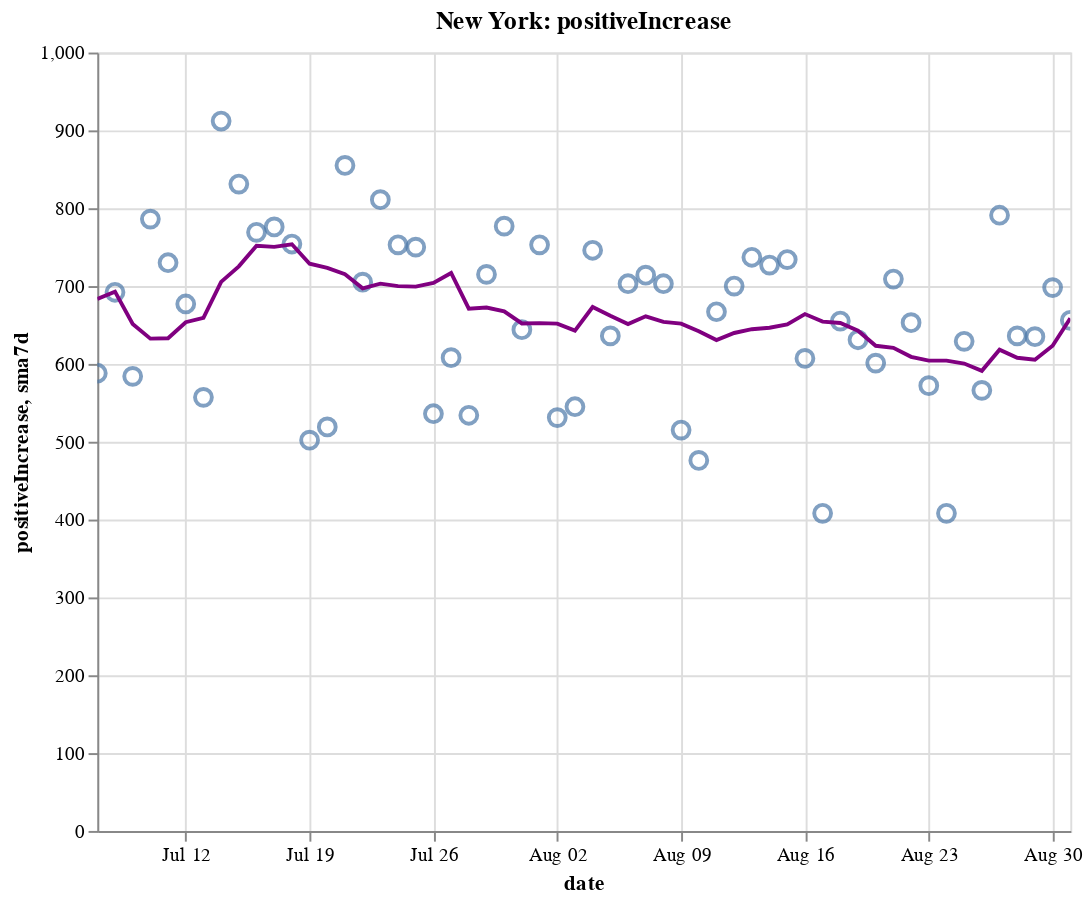

Source (notebook cell):
### Code cell
create_plot(ny, 'positiveIncrease')

### Figure 1 — Vega-Lite specification as saved in the notebook (floating-point values rounded to 4 significant figures)
{"config": {"view": {"continuousWidth": 400, "continuousHeight": 300}}, "layer": [{"layer": [{"mark": {"type": "point", "size": 75}, "encoding": {"tooltip": [{"type": "temporal", "field": "date"}, {"type": "quantitative", "field": "positiveIncrease"}, {"type": "quantitative", "field": "sma7d"}], "x": {"type": "temporal", "field": "date"}, "y": {"type": "quantitative", "field": "positiveIncrease"}}, "selection": {"selector008": {"type": "interval", "bind": "scales", "encodings": ["x", "y"]}}}, {"mark": {"type": "line", "color": "purple"}, "encoding": {"x": {"type": "temporal", "field": "date"}, "y": {"type": "quantitative", "field": "sma7d"}}}]}, {"mark": {"type": "rule", "color": "#aaa"}, "encoding": {"x": {"type": "temporal", "field": "date"}}, "transform": [{"filter": {"selection": "selector007"}}]}, {"mark": "circle", "encoding": {"opacity": {"condition": {"value": 1, "selection": "selector007"}, "value": 0}, "tooltip": [{"type": "temporal", "field": "date"}, {"type": "quantitative", "field": "positiveIncrease"}, {"type": "quantitative", "field": "sma7d"}], "x": {"type": "temporal", "field": "date"}, "y": {"type": "quantitative", "field": "positiveIncrease"}}, "selection": {"selector007": {"type": "single", "encodings": ["x"], "on": "mouseover", "nearest": true, "empty": "none"}}}, {"mark": {"type": "text", "align": "left", "dx": 5, "dy": -5, "stroke": "white", "strokeWidth": 2}, "encoding": {"text": {"type": "quantitative", "field": "positiveIncrease"}, "tooltip": [{"type": "temporal", "field": "date"}, {"type": "quantitative", "field": "positiveIncrease"}, {"type": "quantitative", "field": "sma7d"}], "x": {"type": "temporal", "field": "date"}, "y": {"type": "quantitative", "field": "positiveIncrease"}}, "transform": [{"filter": {"selection": "selector007"}}]}, {"mark": {"type": "text", "align": "left", "dx": 5, "dy": -5}, "encoding": {"text": {"type": "quantitative", "field": "positiveIncrease"}, "tooltip": [{"type": "temporal", "field": "date"}, {"type": "quantitative", "field": "positiveIncrease"}, {"type": "quantitative", "field": "sma7d"}], "x": {"type": "temporal", "field": "date"}, "y": {"type": "quantitative", "field": "positiveIncrease"}}, "transform": [{"filter": {"selection": "selector007"}}]}], "data": {"name": "data-f93bae4b70afdd171ceb49e4bf1cc67d"}, "height": 400, "title": "New York: positiveIncrease", "width": 500, "$schema": "https://vega.github.io/schema/vega-lite/v4.8.1.json", "datasets": {"data-f93bae4b70afdd171ceb49e4bf1cc67d": [{"date": "2020-07-07T00:00:00", "totalTestResultsIncrease": 56740.0, "positiveIncrease": 588.0, "death": 24920.0, "deathIncrease": 11.0, "positiveRate": 0.01, "state": "New York", "sma7d": 683.3}, {"date": "2020-07-08T00:00:00", "totalTestResultsIncrease": 57580.0, "positiveIncrease": 692.0, "death": 24940.0, "deathIncrease": 20.0, "positiveRate": 0.012, "state": "New York", "sma7d": 692.9}, {"date": "2020-07-09T00:00:00", "totalTestResultsIncrease": 65560.0, "positiveIncrease": 584.0, "death": 24960.0, "deathIncrease": 15.0, "positiveRate": 0.009, "state": "New York", "sma7d": 651.3}, {"date": "2020-07-10T00:00:00", "totalTestResultsIncrease": 73560.0, "positiveIncrease": 786.0, "death": 24970.0, "deathIncrease": 9.0, "positiveRate": 0.011, "state": "New York", "sma7d": 632.4}, {"date": "2020-07-11T00:00:00", "totalTestResultsIncrease": 69200.0, "positiveIncrease": 730.0, "death": 24970.0, "deathIncrease": 6.0, "positiveRate": 0.011, "state": "New York", "sma7d": 633.0}, {"date": "2020-07-12T00:00:00", "totalTestResultsIncrease": 62420.0, "positiveIncrease": 677.0, "death": 24980.0, "deathIncrease": 5.0, "positiveRate": 0.011, "state": "New York", "sma7d": 653.6}, {"date": "2020-07-13T00:00:00", "totalTestResultsIncrease": 51690.0, "positiveIncrease": 557.0, "death": 24990.0, "deathIncrease": 10.0, "positiveRate": 0.011, "state": "New York", "sma7d": 659.1}, {"date": "2020-07-14T00:00:00", "totalTestResultsIncrease": 60040.0, "positiveIncrease": 912.0, "death": 24990.0, "deathIncrease": 5.0, "positiveRate": 0.015, "state": "New York", "sma7d": 705.4}, {"date": "2020-07-15T00:00:00", "totalTestResultsIncrease": 63600.0, "positiveIncrease": 831.0, "death": 25000.0, "deathIncrease": 9.0, "positiveRate": 0.013, "state": "New York", "sma7d": 725.3}, {"date": "2020-07-16T00:00:00", "totalTestResultsIncrease": 72680.0, "positiveIncrease": 769.0, "death": 25010.0, "deathIncrease": 11.0, "positiveRate": 0.011, "state": "New York", "sma7d": 751.7}, {"date": "2020-07-17T00:00:00", "totalTestResultsIncrease": 78240.0, "positiveIncrease": 776.0, "death": 25020.0, "deathIncrease": 10.0, "positiveRate": 0.01, "state": "New York", "sma7d": 750.3}, {"date": "2020-07-18T00:00:00", "totalTestResultsIncrease": 69820.0, "positiveIncrease": 754.0, "death": 25040.0, "deathIncrease": 11.0, "positiveRate": 0.011, "state": "New York", "sma7d": 753.7}, {"date": "2020-07-19T00:00:00", "totalTestResultsIncrease": 46200.0, "positiveIncrease": 502.0, "death": 25050.0, "deathIncrease": 13.0, "positiveRate": 0.011, "state": "New York", "sma7d": 728.7}, {"date": "2020-07-20T00:00:00", "totalTestResultsIncrease": 49340.0, "positiveIncrease": 519.0, "death": 25060.0, "deathIncrease": 8.0, "positiveRate": 0.011, "state": "New York", "sma7d": 723.3}, {"date": "2020-07-21T00:00:00", "totalTestResultsIncrease": 66170.0, "positiveIncrease": 855.0, "death": 25060.0, "deathIncrease": 2.0, "positiveRate": 0.013, "state": "New York", "sma7d": 715.1}, {"date": "2020-07-22T00:00:00", "totalTestResultsIncrease": 67660.0, "positiveIncrease": 705.0, "death": 25070.0, "deathIncrease": 10.0, "positiveRate": 0.01, "state": "New York", "sma7d": 697.1}, {"date": "2020-07-23T00:00:00", "totalTestResultsIncrease": 69700.0, "positiveIncrease": 811.0, "death": 25080.0, "deathIncrease": 13.0, "positiveRate": 0.012, "state": "New York", "sma7d": 703.1}, {"date": "2020-07-24T00:00:00", "totalTestResultsIncrease": 76510.0, "positiveIncrease": 753.0, "death": 25090.0, "deathIncrease": 9.0, "positiveRate": 0.01, "state": "New York", "sma7d": 699.9}, {"date": "2020-07-25T00:00:00", "totalTestResultsIncrease": 71470.0, "positiveIncrease": 750.0, "death": 25100.0, "deathIncrease": 13.0, "positiveRate": 0.01, "state": "New York", "sma7d": 699.3}, {"date": "2020-07-26T00:00:00", "totalTestResultsIncrease": 53570.0, "positiveIncrease": 536.0, "death": 25110.0, "deathIncrease": 3.0, "positiveRate": 0.01, "state": "New York", "sma7d": 704.1}, {"date": "2020-07-27T00:00:00", "totalTestResultsIncrease": 57270.0, "positiveIncrease": 608.0, "death": 25120.0, "deathIncrease": 11.0, "positiveRate": 0.011, "state": "New York", "sma7d": 716.9}, {"date": "2020-07-28T00:00:00", "totalTestResultsIncrease": 57400.0, "positiveIncrease": 534.0, "death": 25130.0, "deathIncrease": 9.0, "positiveRate": 0.009, "state": "New York", "sma7d": 671.0}, {"date": "2020-07-29T00:00:00", "totalTestResultsIncrease": 62280.0, "positiveIncrease": 715.0, "death": 25130.0, "deathIncrease": 6.0, "positiveRate": 0.011, "state": "New York", "sma7d": 672.4}, {"date": "2020-07-30T00:00:00", "totalTestResultsIncrease": 73550.0, "positiveIncrease": 777.0, "death": 25140.0, "deathIncrease": 13.0, "positiveRate": 0.011, "state": "New York", "sma7d": 667.6}, {"date": "2020-07-31T00:00:00", "totalTestResultsIncrease": 68870.0, "positiveIncrease": 644.0, "death": 25150.0, "deathIncrease": 5.0, "positiveRate": 0.009, "state": "New York", "sma7d": 652.0}, {"date": "2020-08-01T00:00:00", "totalTestResultsIncrease": 82740.0, "positiveIncrease": 753.0, "death": 25160.0, "deathIncrease": 14.0, "positiveRate": 0.009, "state": "New York", "sma7d": 652.4}, {"date": "2020-08-02T00:00:00", "totalTestResultsIncrease": 58960.0, "positiveIncrease": 531.0, "death": 25170.0, "deathIncrease": 6.0, "positiveRate": 0.009, "state": "New York", "sma7d": 651.7}, {"date": "2020-08-03T00:00:00", "totalTestResultsIncrease": 51840.0, "positiveIncrease": 545.0, "death": 25170.0, "deathIncrease": 2.0, "positiveRate": 0.011, "state": "New York", "sma7d": 642.7}, {"date": "2020-08-04T00:00:00", "totalTestResultsIncrease": 70990.0, "positiveIncrease": 746.0, "death": 25180.0, "deathIncrease": 3.0, "positiveRate": 0.011, "state": "New York", "sma7d": 673.0}, {"date": "2020-08-05T00:00:00", "totalTestResultsIncrease": 72670.0, "positiveIncrease": 636.0, "death": 25180.0, "deathIncrease": 4.0, "positiveRate": 0.009, "state": "New York", "sma7d": 661.7}, {"date": "2020-08-06T00:00:00", "totalTestResultsIncrease": 72370.0, "positiveIncrease": 703.0, "death": 25180.0, "deathIncrease": 6.0, "positiveRate": 0.01, "state": "New York", "sma7d": 651.1}, {"date": "2020-08-07T00:00:00", "totalTestResultsIncrease": 70170.0, "positiveIncrease": 714.0, "death": 25190.0, "deathIncrease": 5.0, "positiveRate": 0.01, "state": "New York", "sma7d": 661.1}, {"date": "2020-08-08T00:00:00", "totalTestResultsIncrease": 74860.0, "positiveIncrease": 703.0, "death": 25200.0, "deathIncrease": 5.0, "positiveRate": 0.009, "state": "New York", "sma7d": 654.0}, {"date": "2020-08-09T00:00:00", "totalTestResultsIncrease": 65810.0, "positiveIncrease": 515.0, "death": 25200.0, "deathIncrease": 7.0, "positiveRate": 0.008, "state": "New York", "sma7d": 651.7}, {"date": "2020-08-10T00:00:00", "totalTestResultsIncrease": 54000.0, "positiveIncrease": 476.0, "death": 25200.0, "deathIncrease": 2.0, "positiveRate": 0.009, "state": "New York", "sma7d": 641.9}, {"date": "2020-08-11T00:00:00", "totalTestResultsIncrease": 77060.0, "positiveIncrease": 667.0, "death": 25210.0, "deathIncrease": 7.0, "positiveRate": 0.009, "state": "New York", "sma7d": 630.6}, {"date": "2020-08-12T00:00:00", "totalTestResultsIncrease": 87780.0, "positiveIncrease": 700.0, "death": 25220.0, "deathIncrease": 7.0, "positiveRate": 0.008, "state": "New York", "sma7d": 639.7}, {"date": "2020-08-13T00:00:00", "totalTestResultsIncrease": 87900.0, "positiveIncrease": 737.0, "death": 25230.0, "deathIncrease": 10.0, "positiveRate": 0.008, "state": "New York", "sma7d": 644.6}, {"date": "2020-08-14T00:00:00", "totalTestResultsIncrease": 85460.0, "positiveIncrease": 727.0, "death": 25230.0, "deathIncrease": 4.0, "positiveRate": 0.009, "state": "New York", "sma7d": 646.4}, {"date": "2020-08-15T00:00:00", "totalTestResultsIncrease": 88670.0, "positiveIncrease": 734.0, "death": 25240.0, "deathIncrease": 12.0, "positiveRate": 0.008, "state": "New York", "sma7d": 650.9}, {"date": "2020-08-16T00:00:00", "totalTestResultsIncrease": 77690.0, "positiveIncrease": 607.0, "death": 25250.0, "deathIncrease": 6.0, "positiveRate": 0.008, "state": "New York", "sma7d": 664.0}, {"date": "2020-08-17T00:00:00", "totalTestResultsIncrease": 56890.0, "positiveIncrease": 408.0, "death": 25260.0, "deathIncrease": 6.0, "positiveRate": 0.007, "state": "New York", "sma7d": 654.3}, {"date": "2020-08-18T00:00:00", "totalTestResultsIncrease": 66890.0, "positiveIncrease": 655.0, "death": 25260.0, "deathIncrease": 8.0, "positiveRate": 0.01, "state": "New York", "sma7d": 652.6}, {"date": "2020-08-19T00:00:00", "totalTestResultsIncrease": 80420.0, "positiveIncrease": 631.0, "death": 25270.0, "deathIncrease": 6.0, "positiveRate": 0.008, "state": "New York", "sma7d": 642.7}, {"date": "2020-08-20T00:00:00", "totalTestResultsIncrease": 80980.0, "positiveIncrease": 601.0, "death": 25280.0, "deathIncrease": 5.0, "positiveRate": 0.007, "state": "New York", "sma7d": 623.3}, {"date": "2020-08-21T00:00:00", "totalTestResultsIncrease": 98880.0, "positiveIncrease": 709.0, "death": 25280.0, "deathIncrease": 3.0, "positiveRate": 0.007, "state": "New York", "sma7d": 620.7}, {"date": "2020-08-22T00:00:00", "totalTestResultsIncrease": 94850.0, "positiveIncrease": 653.0, "death": 25280.0, "deathIncrease": 4.0, "positiveRate": 0.007, "state": "New York", "sma7d": 609.1}, {"date": "2020-08-23T00:00:00", "totalTestResultsIncrease": 74040.0, "positiveIncrease": 572.0, "death": 25290.0, "deathIncrease": 6.0, "positiveRate": 0.008, "state": "New York", "sma7d": 604.1}, {"date": "2020-08-24T00:00:00", "totalTestResultsIncrease": 62030.0, "positiveIncrease": 408.0, "death": 25300.0, "deathIncrease": 7.0, "positiveRate": 0.007, "state": "New York", "sma7d": 604.1}, {"date": "2020-08-25T00:00:00", "totalTestResultsIncrease": 67260.0, "positiveIncrease": 629.0, "death": 25300.0, "deathIncrease": 2.0, "positiveRate": 0.009, "state": "New York", "sma7d": 600.4}, {"date": "2020-08-26T00:00:00", "totalTestResultsIncrease": 71190.0, "positiveIncrease": 566.0, "death": 25300.0, "deathIncrease": 8.0, "positiveRate": 0.008, "state": "New York", "sma7d": 591.1}, {"date": "2020-08-27T00:00:00", "totalTestResultsIncrease": 83440.0, "positiveIncrease": 791.0, "death": 25310.0, "deathIncrease": 4.0, "positiveRate": 0.009, "state": "New York", "sma7d": 618.3}, {"date": "2020-08-28T00:00:00", "totalTestResultsIncrease": 97830.0, "positiveIncrease": 636.0, "death": 25310.0, "deathIncrease": 3.0, "positiveRate": 0.007, "state": "New York", "sma7d": 607.9}, {"date": "2020-08-29T00:00:00", "totalTestResultsIncrease": 93870.0, "positiveIncrease": 635.0, "death": 25320.0, "deathIncrease": 7.0, "positiveRate": 0.007, "state": "New York", "sma7d": 605.3}, {"date": "2020-08-30T00:00:00", "totalTestResultsIncrease": 100000.0, "positiveIncrease": 698.0, "death": 25330.0, "deathIncrease": 8.0, "positiveRate": 0.007, "state": "New York", "sma7d": 623.3}, {"date": "2020-08-31T00:00:00", "totalTestResultsIncrease": 66240.0, "positiveIncrease": 656.0, "death": 25330.0, "deathIncrease": 1.0, "positiveRate": 0.01, "state": "New York", "sma7d": 658.7}]}}
